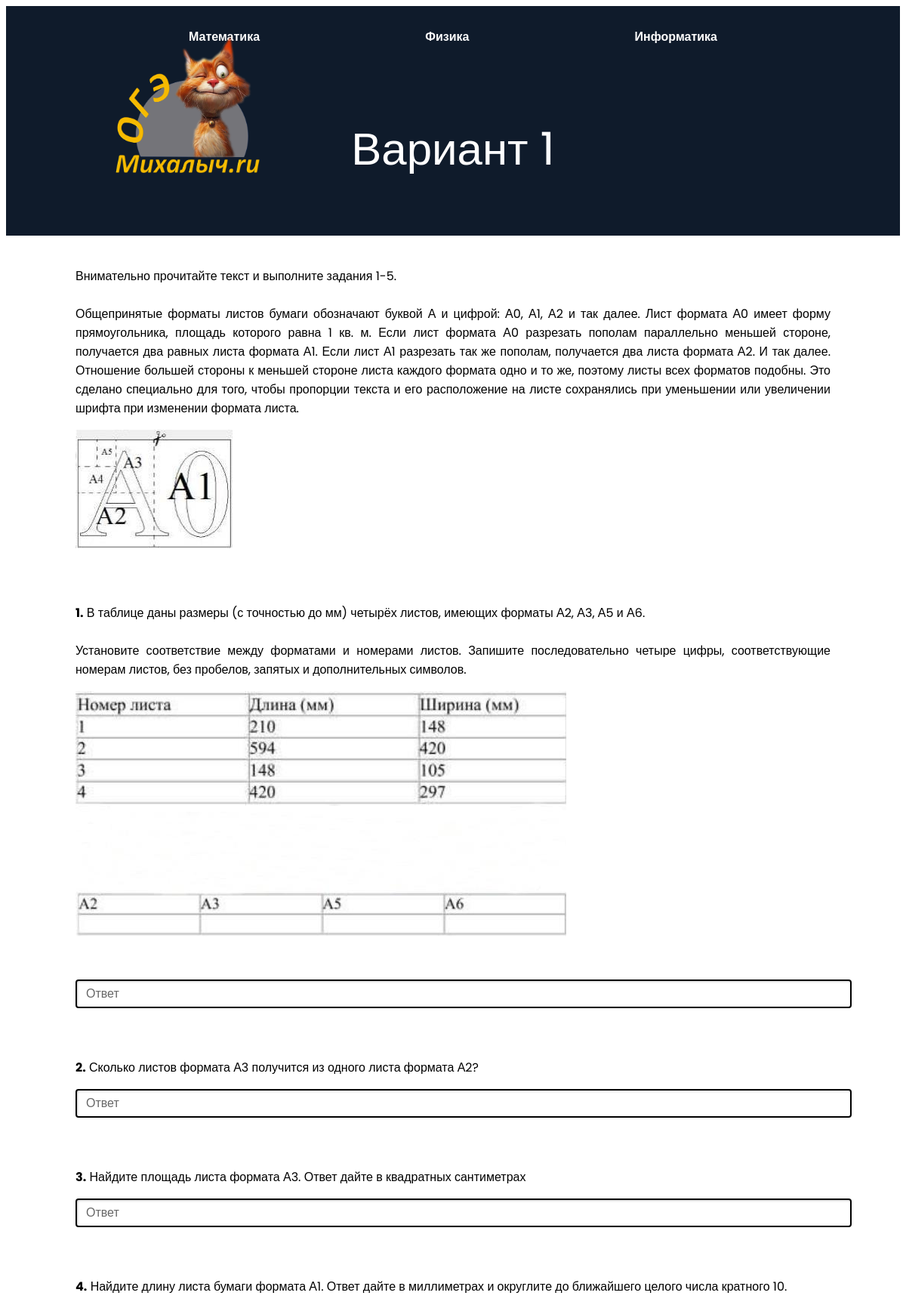
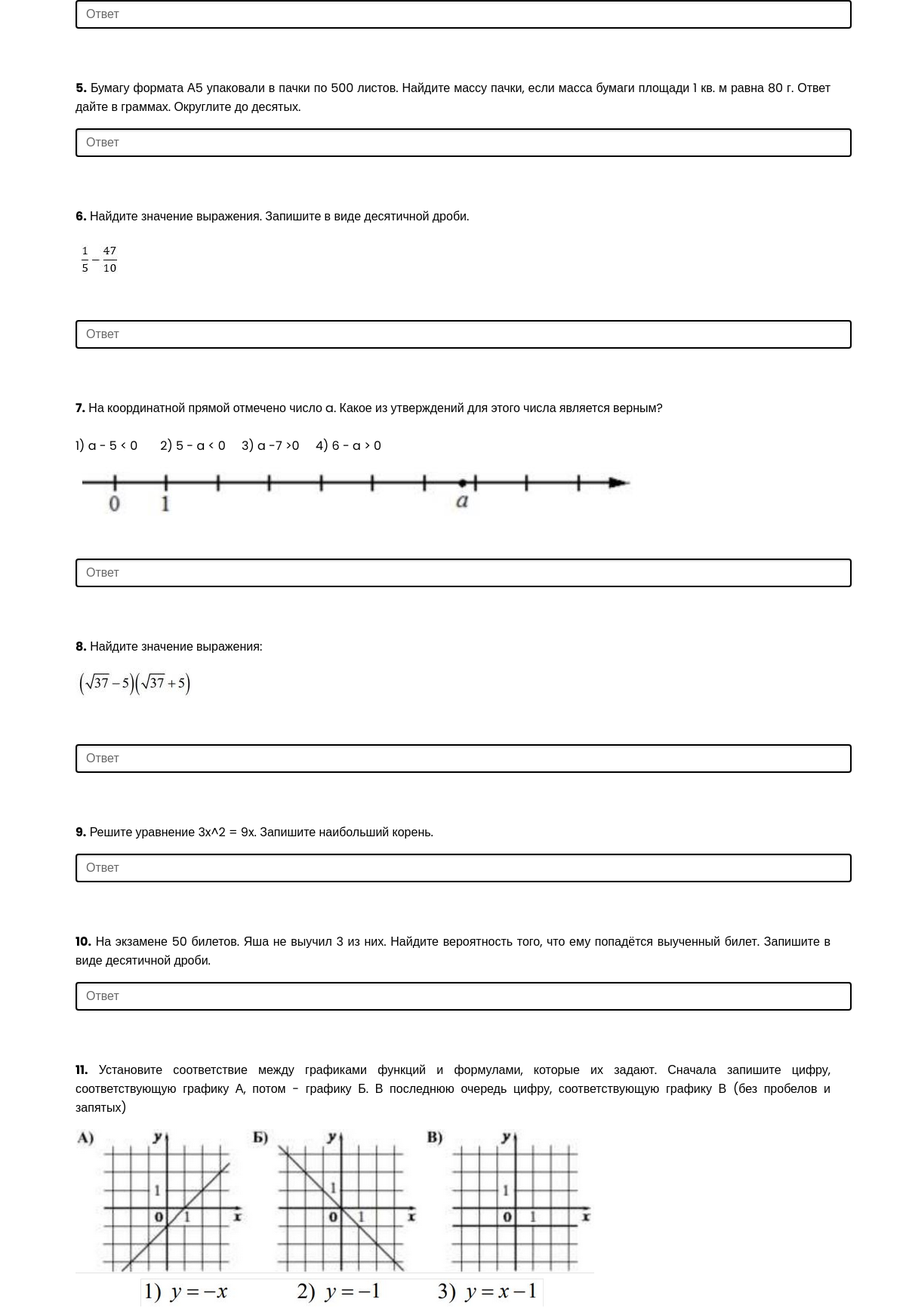
/task/math/3/ (upper part), run on the app's committed database (2 pictures, top to bottom).
### main/models.py (models this page shows, shortened)
class Math(models.Model):
    name = models.TextField('Номер варианта')
    text = models.TextField('Текст', blank=True)
    imaget = models.ImageField('Картинка', blank=True)
    vopr1 = models.TextField('Вопрос 1')
    otv1 = models.TextField('Ответ 1')
    ob1 = models.TextField('Объяснение 1')
    image1 = models.ImageField('Картинка к вопросу', upload_to='questions/', blank=True, null=True)
    vopr2 = models.TextField('Вопрос 2')
    otv2 = models.TextField('Ответ 2')
    ob2 = models.TextField('Объяснение 2')
    image2 = models.ImageField('Картинка к вопросу', upload_to='questions/', blank=True, null=True)
    vopr3 = models.TextField('Вопрос 3')
    otv3 = models.TextField('Ответ 3')
    ob3 = models.TextField('Объяснение 3')
    image3 = models.ImageField('Картинка к вопросу', upload_to='questions/', blank=True, null=True)
    vopr4 = models.TextField('Вопрос 4')
    otv4 = models.TextField('Ответ 4')
    ob4 = models.TextField('Объяснение 4')
    image4 = models.ImageField('Картинка к вопросу', upload_to='questions/', blank=True, null=True)
    vopr5 = models.TextField('Вопрос 5')
    otv5 = models.TextField('Ответ 5')
    ob5 = models.TextField('Объяснение 5')
    image5 = models.ImageField('Картинка к вопросу', upload_to='questions/', blank=True, null=True)
    vopr6 = models.TextField('Вопрос 6')
    otv6 = models.TextField('Ответ 6')
    ob6 = models.TextField('Объяснение 6')
    image6 = models.ImageField('Картинка к вопросу', upload_to='questions/', blank=True, null=True)
    vopr7 = models.TextField('Вопрос 7')
    otv7 = models.TextField('Ответ 7')
    ob7 = models.TextField('Объяснение 7')
    image7 = models.ImageField('Картинка к вопросу', upload_to='questions/', blank=True, null=True)
    vopr8 = models.TextField('Вопрос 8')
    otv8 = models.TextField('Ответ 8')
    ob8 = models.TextField('Объяснение 8')
    image8 = models.ImageField('Картинка к вопросу', upload_to='questions/', blank=True, null=True)
    vopr9 = models.TextField('Вопрос 9')
    otv9 = models.TextField('Ответ 9')
    ob9 = models.TextField('Объяснение 9')
    image9 = models.ImageField('Картинка к вопросу', upload_to='questions/', blank=True, null=True)
    vopr10 = models.TextField('Вопрос 10')
    otv10 = models.TextField('Ответ 10')
    ob10 = models.TextField('Объяснение 10')
    image10 = models.ImageField('Картинка к вопросу', upload_to='questions/', blank=True, null=True)
    vopr11 = models.TextField('Вопрос 11')
    otv11 = models.TextField('Ответ 11')
    ob11 = models.TextField('Объяснение 11')
    image11 = models.ImageField('Картинка к вопросу', upload_to='questions/', blank=True, null=True)
    vopr12 = models.TextField('Вопрос 12')
    otv12 = models.TextField('Ответ 12')
    ob12 = models.TextField('Объяснение 12')
    image12 = models.ImageField('Картинка к вопросу', upload_to='questions/', blank=True, null=True)
    vopr13 = models.TextField('Вопрос 13')
    otv13 = models.TextField('Ответ 13')
    ob13 = models.TextField('Объяснение 13')
    image13 = models.ImageField('Картинка к вопросу', upload_to='questions/', blank=True, null=True)
    vopr14 = models.TextField('Вопрос 14')
    otv14 = models.TextField('Ответ 14')
    ob14 = models.TextField('Объяснение 14')
    image14 = models.ImageField('Картинка к вопросу', upload_to='questions/', blank=True, null=True)
    vopr15 = models.TextField('Вопрос 15')
    otv15 = models.TextField('Ответ 15')
    ob15 = models.TextField('Объяснение 15')
    image15 = models.ImageField('Картинка к вопросу', upload_to='questions/', blank=True, null=True)
    vopr16 = models.TextField('Вопрос 16')
    otv16 = models.TextField('Ответ 16')
    ob16 = models.TextField('Объяснение 16')
    image16 = models.ImageField('Картинка к вопросу', upload_to='questions/', blank=True, null=True)
    vopr17 = models.TextField('Вопрос 17')
    otv17 = models.TextField('Ответ 17')
    ob17 = models.TextField('Объяснение 17')
    image17 = models.ImageField('Картинка к вопросу', upload_to='questions/', blank=True, null=True)
    vopr18 = models.TextField('Вопрос 18')
    otv18 = models.TextField('Ответ 18')
    ob18 = models.TextField('Объяснение 18')
    image18 = models.ImageField('Картинка к вопросу', upload_to='questions/', blank=True, null=True)
    vopr19 = models.TextField('Вопрос 19')
    otv19 = models.TextField('Ответ 19')
    ob19 = models.TextField('Объяснение 19')
    image19 = models.ImageField('Картинка к вопросу', upload_to='questions/', blank=True, null=True)
    vopr20 = models.TextField('Вопрос 20')
    otv20 = models.TextField('Ответ 20')
    ob20 = models.TextField('Объяснение 20')
    image20 = models.ImageField('Картинка к вопросу', upload_to='questions/', blank=True, null=True)
    vopr21 = models.TextField('Вопрос 21')
    otv21 = models.TextField('Ответ 21')
    ob21 = models.TextField('Объяснение 21')
    image21 = models.ImageField('Картинка к вопросу', upload_to='questions/', blank=True, null=True)
    vopr22 = models.TextField('Вопрос 22')
    otv22 = models.TextField('Ответ 22')
    ob22 = models.TextField('Объяснение 22')
    image22 = models.ImageField('Картинка к вопросу', upload_to='questions/', blank=True, null=True)
    vopr23 = models.TextField('Вопрос 23')
    otv23 = models.TextField('Ответ 23')
    ob23 = models.TextField('Объяснение 23')
    image23 = models.ImageField('Картинка к вопросу', upload_to='questions/', blank=True, null=True)
    vopr24 = models.TextField('Вопрос 24')
    otv24 = models.TextField('Ответ 24', blank=True)
    ob24 = models.TextField('Объяснение 24')
    image24 = models.ImageField('Картинка к вопросу', upload_to='questions/', blank=True, null=True)
    vopr25 = models.TextField('Вопрос 25')
    otv25 = models.TextField('Ответ 25')
    ob25 = models.TextField('Объяснение 25')
    image25 = models.ImageField('Картинка к вопросу', upload_to='questions/', blank=True, null=True)

### main/views.py (the view)
# urls.py: path('task/math/<int:pk>/', views.TaskMath.as_view(), name='task_m'),
class TaskMath(DetailView):
    model = Math
    template_name = 'main/task_m.html'
    context_object_name = 'el'

### main/templates/main/task_m.html (shortened to what this page needs)
{%extends 'main/base.html'%}
{%load static%}
{% block name %}Вариант {{el.name}}{% endblock %}
{% block content %}
<div class="container task">
<br>
<form method="post" action="{% url 'end_m' el.id %}">
<p align="justify" class="vopr">{{el.text}}</p>
{% if el.imaget %}
    <img src="{{ el.imaget.url }}" alt="Изображение">
{% endif %}
<br>
<p align="justify" class="vopr"><b>1.</b> {{el.vopr1}}</p>
{% if el.image1 %}
    <img src="{{ el.image1.url }}" alt="Изображение">
{% endif %}
<input autocomplete="off" type="text" name="1" placeholder="Ответ" class="otv">
<p align="justify" class="vopr"><b>2.</b> {{el.vopr2}}</p>
<input autocomplete="off" type="text" name="2" placeholder="Ответ" class="otv">
<p align="justify" class="vopr"><b>3.</b> {{el.vopr3}}</p>
<input autocomplete="off" type="text" name="3" placeholder="Ответ" class="otv">
<p align="justify" class="vopr"><b>4.</b> {{el.vopr4}}</p>
<input autocomplete="off" type="text" name="4" placeholder="Ответ" class="otv">
<p align="justify" class="vopr"><b>5.</b> {{el.vopr5}}</p>
<input autocomplete="off" type="text" name="5" placeholder="Ответ" class="otv">
<p align="justify" class="vopr"><b>6.</b> {{el.vopr6}}</p>
{% if el.image6 %}
    <img src="{{ el.image6.url }}" alt="Изображение">
{% endif %}
<input autocomplete="off" type="text" name="6" placeholder="Ответ" class="otv">
<p align="justify" class="vopr"><b>7.</b> {{el.vopr7}}</p>
{% if el.image7 %}
    <img src="{{ el.image7.url }}" alt="Изображение">
{% endif %}
<input autocomplete="off" type="text" name="7" placeholder="Ответ" class="otv">
<p align="justify" class="vopr"><b>8.</b> {{el.vopr8}}</p>
{% if el.image8 %}
    <img src="{{ el.image8.url }}" alt="Изображение">
{% endif %}
<input autocomplete="off" type="text" name="8" placeholder="Ответ" class="otv">
<p align="justify" class="vopr"><b>9.</b> {{el.vopr9}}</p>
<input autocomplete="off" type="text" name="9" placeholder="Ответ" class="otv">
<p align="justify" class="vopr"><b>10.</b> {{el.vopr10}}</p>
<input autocomplete="off" type="text" name="10" placeholder="Ответ" class="otv">
<p align="justify" class="vopr"><b>11.</b> {{el.vopr11}}</p>
{% if el.image11 %}
    <img src="{{ el.image11.url }}" alt="Изображение">
{% endif %}
<br>
<p><i><b>Вопрос с развернутым ответом</b></i></p><br>
<br><br>
</form>
<br><br>
</div>
{% endblock %}

### main/templates/main/base.html (shortened to what this page needs)
<!doctype html>
{% load static %}
<html lang="ru">
<head>
    <link rel="stylesheet" href="{% static 'main/css/base.css' %}">
    <link rel="stylesheet" href="{% static 'main/css/main.css' %}">
    <link rel="stylesheet" href="{% static 'main/css/task.css' %}">
    <link rel="stylesheet" href="{% static 'main/css/end.css' %}">
</head>
<body>
    <header>
        <img src="{%static 'main/image/emblem.png'%}" class="logo">
        <div class="container">
            <nav>
                <ul>
                    <li><a href="/math/">Математика</a></li>
                    <li><a href="/physics/">Физика</a></li>
                    <li><a href="/informatics/">Информатика</a></li>
                </ul>
            </nav>
            <br>
            <div class="name">{% block name %}{% endblock %}</div>
        </div>
    </header>
{% block content %}{%endblock%}
</body>
</html>

### main/static/main/css/base.css (style rules this page uses)
* { marging: 0; padding: 0; }
img { max-size: 100%; }
.container { width: 1000px; margin: 0 auto; }
a { text-decoration: none; color: fff; }
body { background-color: fff; color: 000; font-family: 'poppins', sans-serif; }
header { padding: 20px 0px; background-color: #0F1B2B; color: #fff; }
header .logo { position: absolute; margin-left: 140px; width: 200px }
header nav { margin-right: 25px; margin-left: 15%; width: 70%; margin-top: -8px; }
header nav ul { list-style: none; display: flex; justify-content: space-between; }
header nav ul li { display: inline_block; }
header nav ul li a { color: #fff; font-weight: 600; transition: all 0.2s ease; }
div.name { position: relative; padding: 50px 0px; font-size: 60px; text-align: center; }

### main/static/main/css/main.css (style rules this page uses)
* { marging: 0; padding: 0; }
img { max-size: 100%; }
.container { width: 1000px; margin: 0 auto; }
a { text-decoration: none; color: fff; }
body { background-color: fff; color: 000; font-family: 'poppins', sans-serif; front-weight: 800; }

### main/static/main/css/task.css (style rules this page uses)
.task { width: 1000px; margin: 0 auto; }
input { width: 100%; background-color: #ffffff; border: 2px solid #000000; border-radius: 4px; margin-bottom: 50px; padding: 8px 12px; font-family: 'Arial', sans-serif; font-size: 16px; color: #000000; box-shadow: inset 1px 1px 3px #cccccc; transition: border-color 0.3s ease, box-shadow 0.3s ease, background-color 0.3s ease; }
input::placeholder { color: #666666; font-style: normal; }
img { margin-bottom: 50px; }
.vopr { white-space: pre-wrap; }

### main/static/main/css/end.css (style rules this page uses)
p { white-space: pre-wrap; }

### data on the page
Math: name "1", text "Внимательно прочитайте текст и выполните задания 1-5. Общепринятые форматы листов бумаги обозначают буквой А и цифрой: А0, А1, А2 и так далее. Лист формата А0 имеет форму прямоугольника, площадь которого равна 1 кв. м. Если лист формата А0 разрезать пополам параллельно меньшей стороне, получается два равных листа формата А1. Если лист А1 разрезать так же пополам, получается два листа формата А2. И так далее. Отношение большей стороны к меньшей стороне листа каждого формата одно и то же, поэтому листы всех форматов подобны. Это сделано специально для того, чтобы пропорции текста и его расположение на листе сохранялись при уменьшении или увеличении шрифта при изменении формата листа.", imaget (picture), vopr1 "В таблице даны размеры (с точностью до мм) четырёх листов, имеющих форматы А2, А3, А5 и А6. Установите соответствие между форматами и номерами листов. Запишите последовательно четыре цифры, соответствующие номерам листов, без пробелов, запятых и дополнительных символов.", image1 (picture), vopr2 "Сколько листов формата А3 получится из одного листа формата А2?", vopr3 "Найдите площадь листа формата А3. Ответ дайте в квадратных сантиметрах", vopr4 "Найдите длину листа бумаги формата А1. Ответ дайте в миллиметрах и округлите до ближайшего целого числа кратного 10.", vopr5 "Бумагу формата А5 упаковали в пачки по 500 листов. Найдите массу пачки, если масса бумаги площади 1 кв. м равна 80 г. Ответ дайте в граммах. Округлите до десятых.", vopr6 "Найдите значение выражения. Запишите в виде десятичной дроби.", image6 (picture), vopr7 "На координатной прямой отмечено число a. Какое из утверждений для этого числа является верным? 1) a - 5 < 0 2) 5 - a < 0 3) a -7 >0 4) 6 - a > 0", image7 (picture), vopr8 "Найдите значение выражения:", image8 (picture), vopr9 "Решите уравнение 3x^2 = 9x. Запишите наибольший корень.", vopr10 "На экзамене 50 билетов. Яша не выучил 3 из них. Найдите вероятность того, что ему попадётся выученный билет. Запишите в виде десятичной дроби.", vopr11 "Установите соответствие между графиками функций и формулами, которые их задают. Сначала запишите цифру, соответствующую графику А, потом - графику Б. В последнюю очередь цифру, соответствующую графику В (без пробелов и запятых)", image11 (picture)
